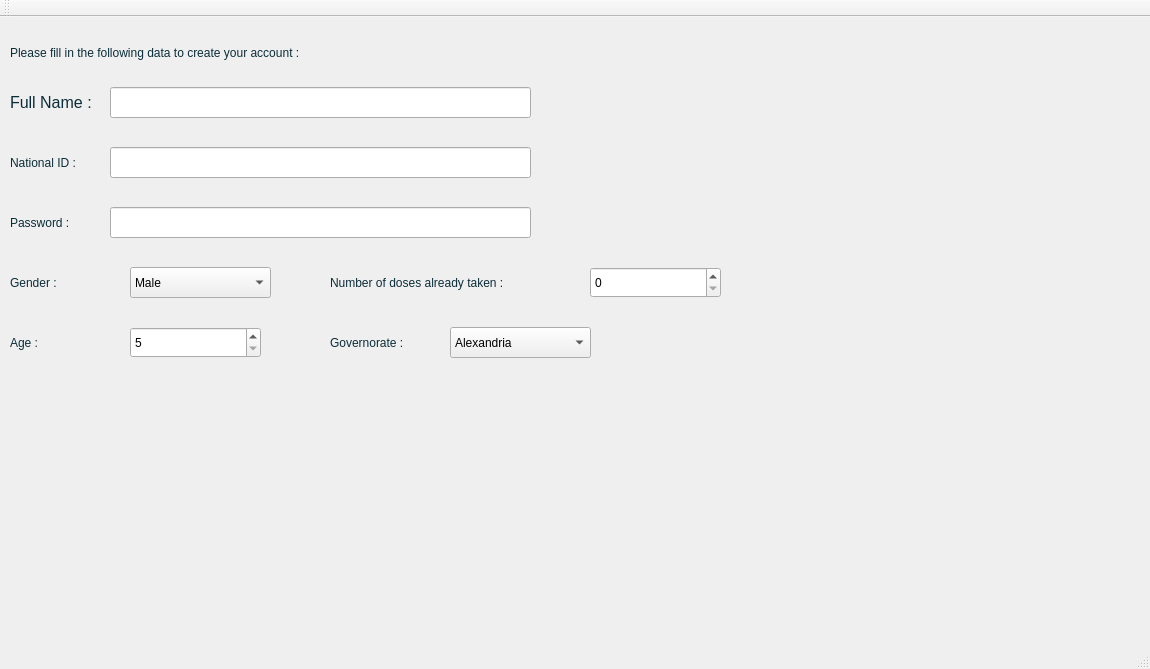
<?xml version="1.0" encoding="UTF-8"?>
<ui version="4.0">
 <class>SignUpClass</class>
 <widget class="QMainWindow" name="SignUpClass">
  <property name="geometry">
   <rect>
    <x>0</x>
    <y>0</y>
    <width>1150</width>
    <height>669</height>
   </rect>
  </property>
  <property name="windowTitle">
   <string>SignUp</string>
  </property>
  <widget class="QWidget" name="centralWidget">
   <widget class="QLabel" name="label">
    <property name="geometry">
     <rect>
      <x>10</x>
      <y>70</y>
      <width>111</width>
      <height>31</height>
     </rect>
    </property>
    <property name="font">
     <font>
      <family>Segoe UI</family>
      <pointsize>12</pointsize>
      <italic>false</italic>
      <bold>false</bold>
     </font>
    </property>
    <property name="styleSheet">
     <string notr="true">color: rgb(11, 45, 57);
font: 12pt &quot;Segoe UI&quot;;</string>
    </property>
    <property name="text">
     <string>Full Name :</string>
    </property>
   </widget>
   <widget class="QLabel" name="label_6">
    <property name="geometry">
     <rect>
      <x>10</x>
      <y>310</y>
      <width>111</width>
      <height>31</height>
     </rect>
    </property>
    <property name="styleSheet">
     <string notr="true">color: rgb(11, 45, 57);
font: 12pt &quot;Segoe UI&quot;;</string>
    </property>
    <property name="text">
     <string>Age :</string>
    </property>
   </widget>
   <widget class="QSpinBox" name="dosageBox">
    <property name="geometry">
     <rect>
      <x>590</x>
      <y>250</y>
      <width>131</width>
      <height>31</height>
     </rect>
    </property>
    <property name="maximum">
     <number>2</number>
    </property>
   </widget>
   <widget class="QSpinBox" name="ageBox">
    <property name="geometry">
     <rect>
      <x>130</x>
      <y>310</y>
      <width>131</width>
      <height>31</height>
     </rect>
    </property>
    <property name="minimum">
     <number>5</number>
    </property>
   </widget>
   <widget class="QLabel" name="label_2">
    <property name="geometry">
     <rect>
      <x>10</x>
      <y>130</y>
      <width>111</width>
      <height>31</height>
     </rect>
    </property>
    <property name="styleSheet">
     <string notr="true">color: rgb(11, 45, 57);
font: 12pt &quot;Segoe UI&quot;;</string>
    </property>
    <property name="text">
     <string>National ID :</string>
    </property>
   </widget>
   <widget class="QComboBox" name="genderCombo">
    <property name="geometry">
     <rect>
      <x>130</x>
      <y>250</y>
      <width>141</width>
      <height>31</height>
     </rect>
    </property>
    <property name="currentText">
     <string>Male</string>
    </property>
    <property name="placeholderText">
     <string/>
    </property>
    <item>
     <property name="text">
      <string>Male</string>
     </property>
    </item>
    <item>
     <property name="text">
      <string>Female</string>
     </property>
    </item>
   </widget>
   <widget class="QLineEdit" name="idField">
    <property name="geometry">
     <rect>
      <x>110</x>
      <y>130</y>
      <width>421</width>
      <height>31</height>
     </rect>
    </property>
   </widget>
   <widget class="QLineEdit" name="nameField">
    <property name="geometry">
     <rect>
      <x>110</x>
      <y>70</y>
      <width>421</width>
      <height>31</height>
     </rect>
    </property>
   </widget>
   <widget class="QLabel" name="label_5">
    <property name="geometry">
     <rect>
      <x>10</x>
      <y>10</y>
      <width>871</width>
      <height>51</height>
     </rect>
    </property>
    <property name="styleSheet">
     <string notr="true">color: rgb(11, 45, 57);
font: 16pt &quot;Segoe UI&quot;;</string>
    </property>
    <property name="text">
     <string>Please fill in the following data to create your account :</string>
    </property>
   </widget>
   <widget class="QLabel" name="label_8">
    <property name="geometry">
     <rect>
      <x>330</x>
      <y>310</y>
      <width>111</width>
      <height>31</height>
     </rect>
    </property>
    <property name="styleSheet">
     <string notr="true">color: rgb(11, 45, 57);
font: 12pt &quot;Segoe UI&quot;;</string>
    </property>
    <property name="text">
     <string>Governorate :</string>
    </property>
   </widget>
   <widget class="QLabel" name="label_4">
    <property name="geometry">
     <rect>
      <x>10</x>
      <y>250</y>
      <width>111</width>
      <height>31</height>
     </rect>
    </property>
    <property name="styleSheet">
     <string notr="true">color: rgb(11, 45, 57);
font: 12pt &quot;Segoe UI&quot;;</string>
    </property>
    <property name="text">
     <string>Gender :</string>
    </property>
   </widget>
   <widget class="QLabel" name="label_3">
    <property name="geometry">
     <rect>
      <x>10</x>
      <y>190</y>
      <width>111</width>
      <height>31</height>
     </rect>
    </property>
    <property name="styleSheet">
     <string notr="true">color: rgb(11, 45, 57);
font: 12pt &quot;Segoe UI&quot;;</string>
    </property>
    <property name="text">
     <string>Password :</string>
    </property>
   </widget>
   <widget class="QComboBox" name="govCombo">
    <property name="geometry">
     <rect>
      <x>450</x>
      <y>310</y>
      <width>141</width>
      <height>31</height>
     </rect>
    </property>
    <property name="currentText">
     <string>Alexandria</string>
    </property>
    <property name="placeholderText">
     <string/>
    </property>
    <item>
     <property name="text">
      <string>Alexandria</string>
     </property>
    </item>
    <item>
     <property name="text">
      <string>Aswan</string>
     </property>
    </item>
    <item>
     <property name="text">
      <string>Asyut</string>
     </property>
    </item>
    <item>
     <property name="text">
      <string>Beheira</string>
     </property>
    </item>
    <item>
     <property name="text">
      <string>Beni Suef</string>
     </property>
    </item>
    <item>
     <property name="text">
      <string>Cairo</string>
     </property>
    </item>
    <item>
     <property name="text">
      <string>Dakahlia</string>
     </property>
    </item>
    <item>
     <property name="text">
      <string>Damietta</string>
     </property>
    </item>
    <item>
     <property name="text">
      <string>Fayoum</string>
     </property>
    </item>
    <item>
     <property name="text">
      <string>Gharbia</string>
     </property>
    </item>
    <item>
     <property name="text">
      <string>Giza</string>
     </property>
    </item>
    <item>
     <property name="text">
      <string>Ismailia</string>
     </property>
    </item>
    <item>
     <property name="text">
      <string>Kafr El Sheikh</string>
     </property>
    </item>
    <item>
     <property name="text">
      <string>Luxor</string>
     </property>
    </item>
    <item>
     <property name="text">
      <string>Matrouh</string>
     </property>
    </item>
    <item>
     <property name="text">
      <string>Minya</string>
     </property>
    </item>
    <item>
     <property name="text">
      <string>Monufia</string>
     </property>
    </item>
    <item>
     <property name="text">
      <string>New Valley</string>
     </property>
    </item>
    <item>
     <property name="text">
      <string>North Sinai</string>
     </property>
    </item>
    <item>
     <property name="text">
      <string>Port Said</string>
     </property>
    </item>
    <item>
     <property name="text">
      <string>Qalyubia</string>
     </property>
    </item>
    <item>
     <property name="text">
      <string>Qena</string>
     </property>
    </item>
    <item>
     <property name="text">
      <string>Red Sea</string>
     </property>
    </item>
    <item>
     <property name="text">
      <string>Sharqia</string>
     </property>
    </item>
    <item>
     <property name="text">
      <string>Sohag</string>
     </property>
    </item>
    <item>
     <property name="text">
      <string>South Sinai</string>
     </property>
    </item>
    <item>
     <property name="text">
      <string>Suez</string>
     </property>
    </item>
   </widget>
   <widget class="QLabel" name="label_7">
    <property name="geometry">
     <rect>
      <x>330</x>
      <y>250</y>
      <width>301</width>
      <height>31</height>
     </rect>
    </property>
    <property name="styleSheet">
     <string notr="true">color: rgb(11, 45, 57);
font: 12pt &quot;Segoe UI&quot;;</string>
    </property>
    <property name="text">
     <string>Number of doses already taken :</string>
    </property>
   </widget>
   <widget class="QLineEdit" name="passField">
    <property name="geometry">
     <rect>
      <x>110</x>
      <y>190</y>
      <width>421</width>
      <height>31</height>
     </rect>
    </property>
    <property name="inputMask">
     <string/>
    </property>
   </widget>
  </widget>
  <widget class="QMenuBar" name="menuBar">
   <property name="geometry">
    <rect>
     <x>0</x>
     <y>0</y>
     <width>1150</width>
     <height>22</height>
    </rect>
   </property>
  </widget>
  <widget class="QToolBar" name="mainToolBar">
   <attribute name="toolBarArea">
    <enum>TopToolBarArea</enum>
   </attribute>
   <attribute name="toolBarBreak">
    <bool>false</bool>
   </attribute>
  </widget>
  <widget class="QStatusBar" name="statusBar"/>
 </widget>
 <layoutdefault spacing="6" margin="11"/>
 <resources/>
 <connections/>
</ui>
